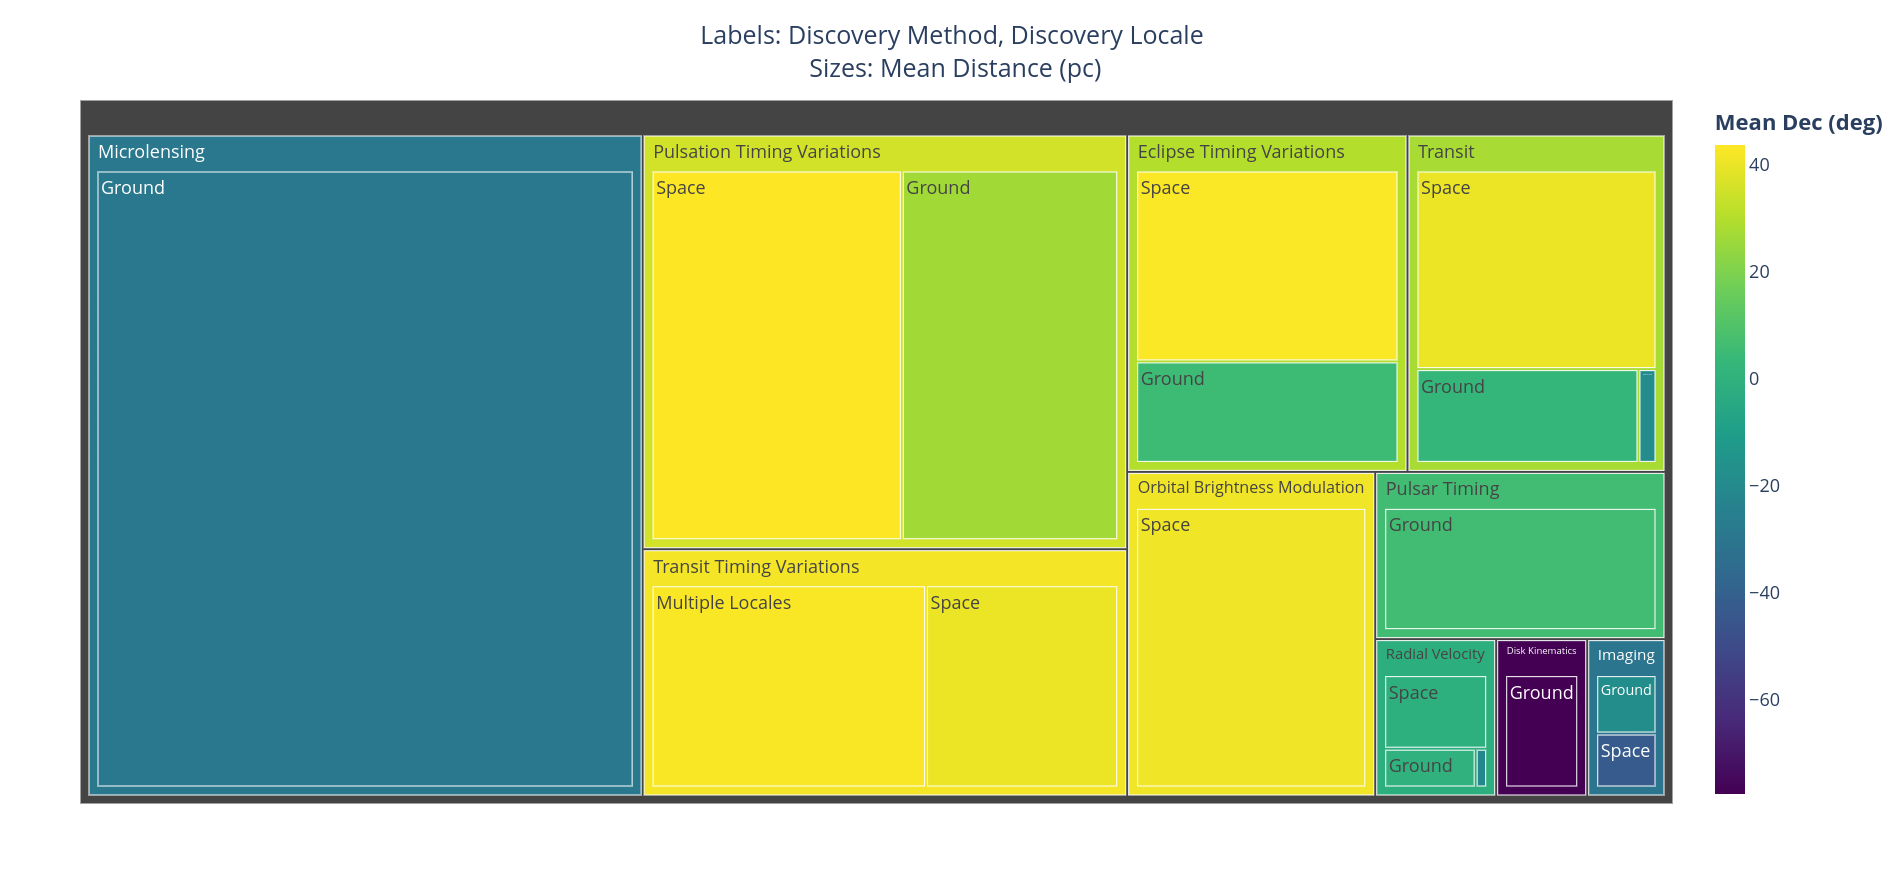

This figure's Python source:

# Paths:
path_data = "data/"

# Packages:
import numpy as np
import pandas as pd
import plotly.express as px

# Display options:
pd.set_option("display.width", 1200)
pd.set_option("display.max_columns", 300)
pd.set_option("display.max_rows", 300)

# Dataset:
df = pd.read_csv(path_data + "nasa_exoplanets.csv")
df_varnames = pd.read_csv(path_data + "nasa_exoplanets_var_names.csv")

# Variables:
cat_var1 = "discoverymethod"
cat_var_name1 = df_varnames.loc[(df_varnames["var"] == cat_var1), ["var_name"]].values[0][0]
cat_var2 = "disc_locale"
cat_var_name2 = df_varnames.loc[(df_varnames["var"] == cat_var2), ["var_name"]].values[0][0]
size_var = "sy_dist"
size_var_name = df_varnames.loc[(df_varnames["var"] == size_var), ["var_name"]].values[0][0]
color_var = "dec"
color_var_name = df_varnames.loc[(df_varnames["var"] == color_var), ["var_name"]].values[0][0]

# Adapt the data:
df_plot = df[[cat_var1, cat_var2, size_var, color_var]]
df_plot = df_plot.dropna()
df_plot = df_plot.reset_index(drop = True)
df_plot = df_plot.groupby(by = [cat_var1, cat_var2],
                          as_index = False).mean()

# Plot:
customdata = list(df_plot.columns)
fig = px.treemap(
    data_frame = df_plot,
    path = [cat_var1, cat_var2],
    values = size_var,
    color = color_var,
    custom_data = customdata,
    color_continuous_scale = "viridis",
    color_continuous_midpoint = np.average(df[color_var],
                                           weights = df[size_var])
)
fig.update_traces(
    hovertemplate = "<b>" + cat_var_name1 + " = </b>%{customdata[0]}<br>" +
                    "<b>" + cat_var_name2 + " = </b>%{customdata[1]}<br>" +
                    "<b>" + size_var_name + " = </b>%{customdata[2]:.2f}<br>" +
                    "<b>" + color_var_name + " = </b>%{customdata[3]:.2f}<br><extra></extra>"
)
fig.update_layout(
    title = {
        "text": "Labels: " + cat_var_name1 + ", " + cat_var_name2 +
                "<br> Sizes: Mean " + size_var_name,
        "x": 0.5,
        "y": 0.95,
        "xanchor": "center",
        "yanchor": "top"
    },
    coloraxis = {
        "colorbar": {
            "title": "<b>Mean " + color_var_name + "</b>"
        }
    },
    font = dict(
        size = 18
    ),
    showlegend = False,
    plot_bgcolor = "white",
    margin = {
        "t": 100
    }
)
fig.show()
